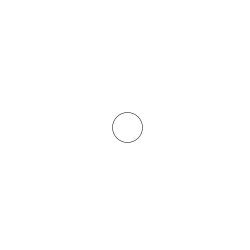
Frame 1 (no input)
Frame 60 (the mouse pressed at the canvas centre just before this capture): identical to frame 1, image omitted
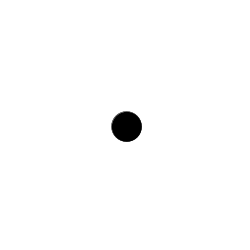
Frame 120 (the mouse held since frame 60 and released just before this capture)

The Processing sketch that drew these frames (run headless with seeded random() and noise(); from frame 60 on, the mouse is pressed at the canvas centre):

// Processing sketch: processing_19723
// ── processing_19723.pde

float x1 = 125; //starting x position
float y1 = 125; //starting y position

float x2 = 150; //starting x position
float y2 = 50; //starting y position

float spd = 2;   //speed
float dm = 30;   //diameter
float sen = 40;  //sensitivity
float r = 0;     //shiver

void setup(){
  smooth();
  size(250, 250);
  ellipseMode(CENTER);
  strokeWeight(0.5);
}
void draw(){
  background(255);
////////////////////////////////////    
float xm = mouseX;
float ym = mouseY;
float dx = dist(x1, y1, xm, ym);
////////////////////////////////////    
if(spd >= 10){  //acceleration
  spd -=.008;
} else {
  spd +=.008;
}
//
if( xm >= x1){ 
x1 += -spd;
}else {
 x1 += +spd;
 }
 //
if( ym >= y1){ 
y1 += -spd;
}else {
 y1 += +spd;
 }
////
if( xm >= x1+sen){ 
  fill(255);
spd = 0;
r = 0;
}else{
  r = random(-1, 1);
  fill((dx*5), (dx*5), (dx*5));
}
//
if( xm <= x1-sen){ 
  fill(255);
spd = 0;
r = 0;
}
//
if( ym >= y1+sen){ 
  fill(255);
spd = 0;
r = 0;
}
//
if( ym <= y1-sen){ 
  fill(255);
spd = 0;
r = 0;
}

if(mousePressed){
  x1 = xm;
  y1 = ym;
  r = random(-2, 4);
}

if(keyPressed){
  if(key == ' '){
  x1 = 125;
  y1 = 125;
  }
}

ellipse(x1+r, y1+r, dm, dm);



}
                
